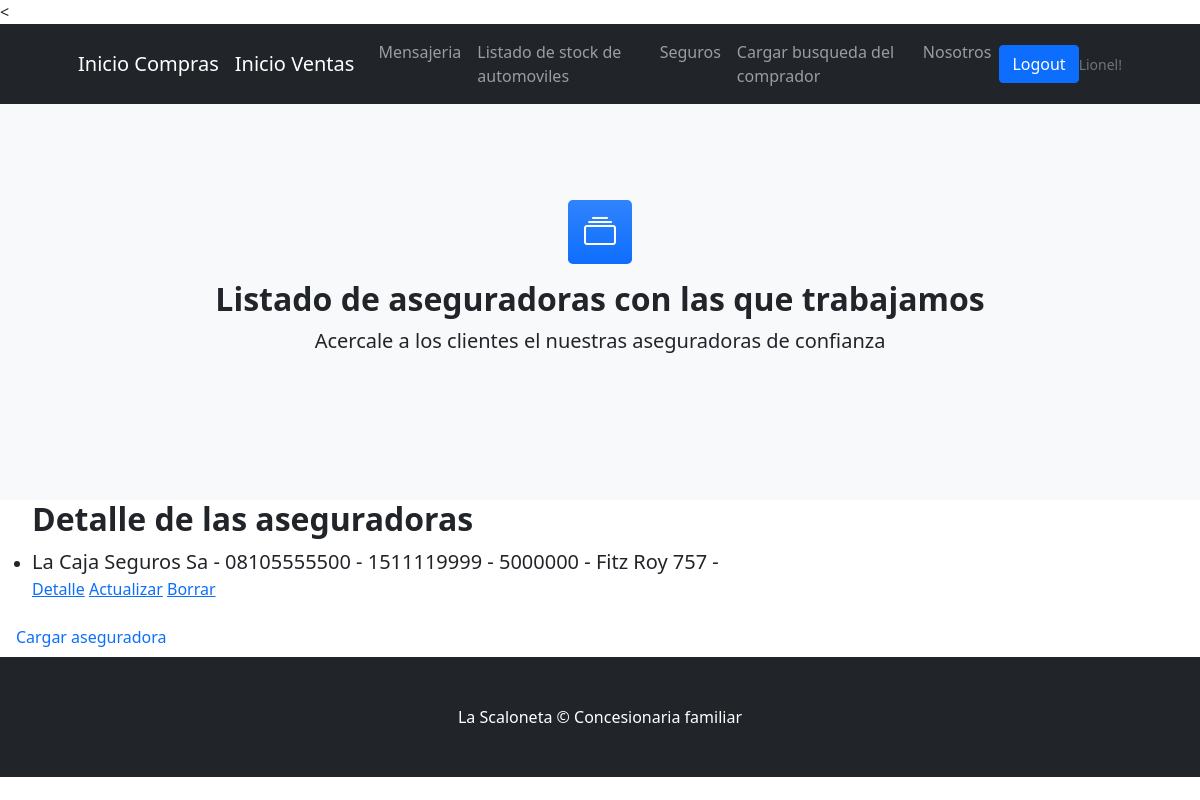
The page /aseguradora/ (signed in) on the database its author committed.
### compra/models.py (models this page shows, shortened)
class Aseguradora(models.Model):
    razon_social = models.CharField(max_length=50)
    telefono = models.CharField(max_length=20)
    celular = models.IntegerField()
    poliza = models.IntegerField()
    domicilio = models.CharField(max_length=50)

### compra/views.py (the view)
# urls.py: path("aseguradora/", AseguradoraList.as_view(), name= "compra-aseguradora"),
class AseguradoraList(ListView):
    model = Aseguradora
    template_name = "compra/list_aseguradora.html"

### compra/templates/compra/list_aseguradora.html (shortened to what this page needs)
{% extends 'compra/padre.html' %}
{% block contenido %}
<section class="bg-light py-5">
    <div class="container px-5 my-5 px-5">
        <div class="text-center mb-5">
            <div class="feature bg-primary bg-gradient text-white rounded-3 mb-3"><i class="bi bi-collection"></i></div>
            <h2 class="fw-bolder">Listado de aseguradoras con las que trabajamos</h2>
            <p class="lead mb-0">Acercale a los clientes el nuestras aseguradoras de confianza</p>
        </div>
</section>
<ul>
    <h2 class="fw-bolder"> Detalle de las aseguradoras</h2>
    {% for aseguradora in object_list %}
        <li>
            <p class="lead mb-0"> {{aseguradora.razon_social}} - {{aseguradora.telefono}} - {{aseguradora.celular}} - {{aseguradora.poliza}} - {{aseguradora.domicilio}} - {{aseguradora.localidad}}</h2>
            <p class="form-floating mb-3"> <a href="{% url 'compra-aseguradora-detail' aseguradora.id %}">Detalle</a>
            <a href="{% url 'compra-aseguradora-update' aseguradora.id %}">Actualizar</a>
            <a href="{% url 'compra-aseguradora-delete' aseguradora.id %}">Borrar</a> </p>
        </li>
    {% endfor %}
</ul>
<a class="nav-link" href="{% url 'compra-aseguradora-create' %}">Cargar aseguradora</a>
{% endblock %}

### compra/templates/compra/padre.html (shortened to what this page needs)
<!DOCTYPE html>
<html lang="en">
    <head>
        {% load static %}
        <link href="https://cdn.jsdelivr.net/npm/bootstrap-icons@1.4.1/font/bootstrap-icons.css" rel="stylesheet" />
        <link href="{% static 'compra/css/styles.css' %}" rel="stylesheet" />
    </head>
    <body>
        <nav class="navbar navbar-expand-lg navbar-dark bg-dark">
            <div class="container px-5">
                <a class="navbar-brand" href="{% url 'compra-inicio' %}">Inicio Compras</a>
                <a class="navbar-brand" href="{% url 'venta-inicio' %}">Inicio Ventas</a>
                <div class="collapse navbar-collapse" id="navbarSupportedContent">
                    <ul class="navbar-nav ms-auto mb-2 mb-lg-0">
                        <li class="nav-item"><a class="nav-link" href="{% url 'compra-mensajes' %}">Mensajeria</a></li>
                        <li class="nav-item"><a class="nav-link" href="{% url 'compra-automovil' %}">Listado de stock de automoviles</a></li>
                        <li class="nav-item"><a class="nav-link" href="{% url 'compra-aseguradora' %}">Seguros</a></li>
                        <li class="nav-item"><a class="nav-link" href="{% url 'compra-Auto_Buscado-create' %}">Cargar busqueda del comprador</a></li>
                        <li class="nav-item"><a class="nav-link" href="{% url 'compra-nosotros' %}">Nosotros</a></li>
                    </ul>
                    {% if request.user.is_authenticated %}
                    <a class="btn btn-primary" href="{% url 'auth-logout' %}">Logout</a>
                    <p class="small text-muted mb-4 mb-lg-0"> {{request.user.username}}!</p>
                {% else %}
                    <a class="btn btn-primary" href="{% url 'auth-login' %}">Login</a>
                {% endif %}
                </div>
            </div>
        </nav>
            {% block contenido %}
            {% endblock %}
        <footer class="py-5 bg-dark">
            <div class="container px-5"><p class="m-0 text-center text-white">La Scaloneta &copy; Concesionaria familiar</p></div>
        </footer>
    </body>
</html>

### rows shown on the page
Aseguradora: razon_social "La Caja Seguros Sa", telefono "08105555500", celular "1511119999", poliza "5000000", domicilio "Fitz Roy 757"

### other values the page prints
{{ request.user.username }} "Lionel"
